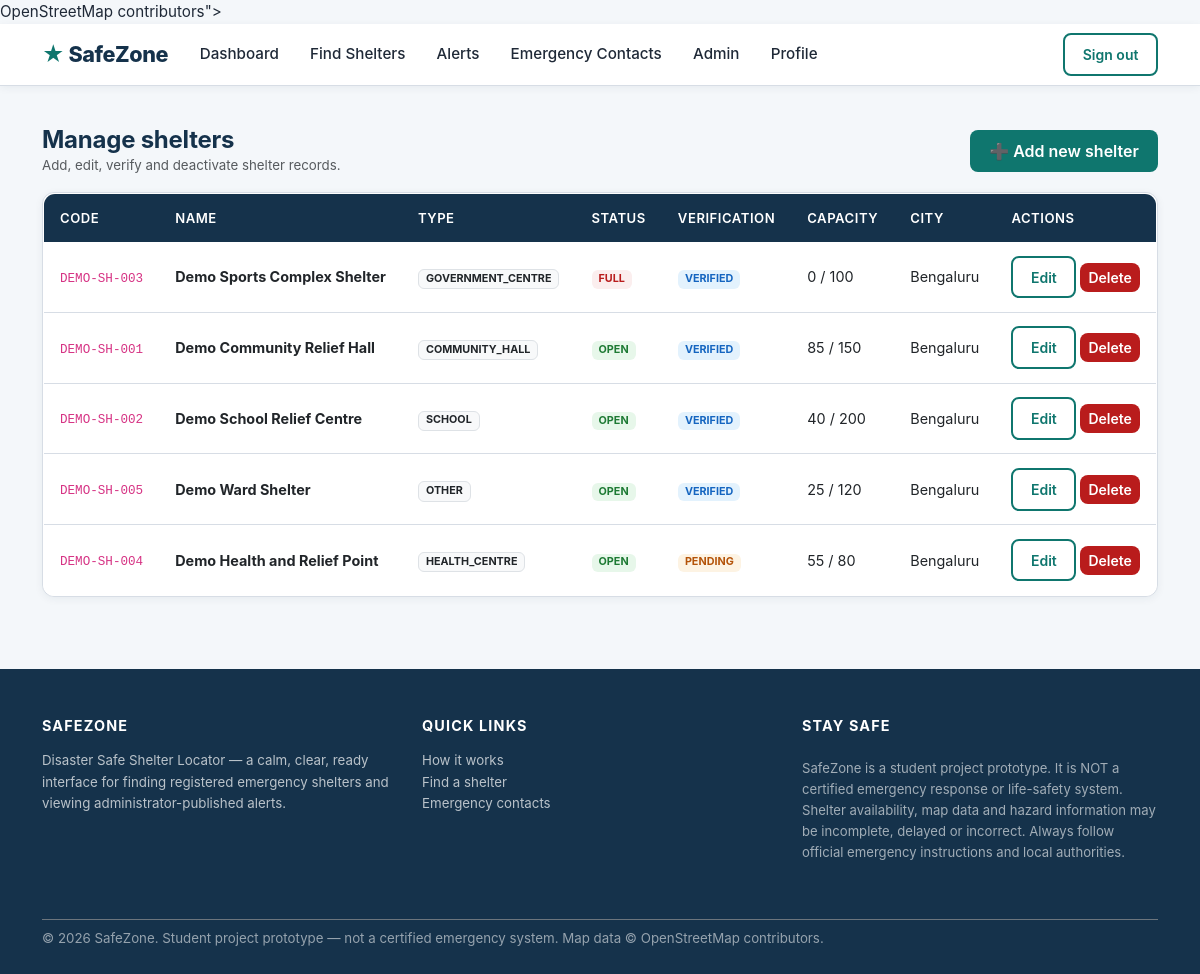
Page /admin/manage-shelters (signed in) on the committed database.
### tables this page shows
CREATE TABLE shelters (
    shelter_id INTEGER PRIMARY KEY AUTOINCREMENT,
    shelter_code VARCHAR(30) NOT NULL UNIQUE,
    name VARCHAR(160) NOT NULL,
    description TEXT NULL,
    address VARCHAR(255) NOT NULL,
    city VARCHAR(100) NOT NULL,
    state VARCHAR(100) NOT NULL,
    postal_code VARCHAR(15) NULL,
    latitude REAL NOT NULL,
    longitude REAL NOT NULL,
    shelter_type TEXT NOT NULL DEFAULT 'OTHER' CHECK (shelter_type IN ('COMMUNITY_HALL','SCHOOL','GOVERNMENT_CENTRE','HEALTH_CENTRE','OTHER')),
    total_capacity INTEGER UNSIGNED NOT NULL DEFAULT 0,
    available_capacity INTEGER UNSIGNED NOT NULL DEFAULT 0,
    status TEXT NOT NULL DEFAULT 'OPEN' CHECK (status IN ('OPEN','FULL','CLOSED')),
    verification_status TEXT NOT NULL DEFAULT 'PENDING' CHECK (verification_status IN ('PENDING','VERIFIED','REJECTED')),
    contact_name VARCHAR(120) NULL,
    contact_phone VARCHAR(25) NULL,
    has_food INTEGER NOT NULL DEFAULT 0,
    has_drinking_water INTEGER NOT NULL DEFAULT 0,
    has_medical_support INTEGER NOT NULL DEFAULT 0,
    has_accessibility INTEGER NOT NULL DEFAULT 0,
    last_verified_at DATETIME NULL,
    created_by BIGINT NULL,
    created_at TIMESTAMP NOT NULL DEFAULT CURRENT_TIMESTAMP,
    updated_at TIMESTAMP NOT NULL DEFAULT CURRENT_TIMESTAMP,
    CONSTRAINT fk_shelters_created_by FOREIGN KEY (created_by) REFERENCES users(user_id) ON DELETE SET NULL,
    CONSTRAINT chk_shelter_capacity CHECK (available_capacity <= total_capacity)
);

### safezone/routes/admin.py (the view)
@admin_bp.route("/manage-shelters")
@login_required
def manage_shelters():
    if not _admin_required():
        return redirect(url_for("user.dashboard"))
    shelters = list_all_shelters()
    return render_template("manage_shelters.html", shelters=shelters)

### safezone/database/connection.py (called while the page is built)
def get_db_path():
    db_url = Config.DATABASE_URL
    if db_url.startswith("sqlite:///"):
        return db_url[len("sqlite:///"):]
    return None

def get_connection():
    db_path = get_db_path()
    conn = sqlite3.connect(db_path)
    conn.row_factory = sqlite3.Row
    conn.execute("PRAGMA foreign_keys = ON")
    return conn

@contextmanager
def db_transaction():
    conn = get_connection()
    try:
        yield conn
        conn.commit()
    except Exception:
        conn.rollback()
        raise
    finally:
        conn.close()

def query_one(sql, params=()):
    with db_transaction() as conn:
        cur = conn.execute(sql, params)
        return cur.fetchone()

def query_all(sql, params=()):
    with db_transaction() as conn:
        cur = conn.execute(sql, params)
        return cur.fetchall()

### safezone/routes/admin.py (called while the page is built)
def _admin_required():
    if not current_user.is_authenticated or current_user.role != "ADMIN":
        flash("Administrator access required.", "danger")
        return False
    return True

### safezone/routes/auth.py (called while the page is built)
def get_user_by_id(user_id):
    from safezone.database.connection import query_one
    return query_one("SELECT * FROM users WHERE user_id = ?", (user_id,))

    @property
    def is_admin(self):
        return self.role == "ADMIN"

### safezone/services/shelter.py (called while the page is built)
def list_all_shelters(limit=200):
    rows = query_all(
        """
        SELECT * FROM shelters
        ORDER BY verification_status DESC, status, name
        LIMIT ?
        """,
        (limit,),
    )
    return [dict(r) for r in rows]

### templates/manage_shelters.html (shortened to what this page needs)
{% extends "base.html" %}
{% block content %}
<section class="section-sm">
  <div class="container">
    <div class="d-flex justify-content-between align-items-center flex-wrap gap-2 mb-3">
      <div>
        <h2 class="mb-0">Manage shelters</h2>
        <p class="text-muted small mb-0">Add, edit, verify and deactivate shelter records.</p>
      </div>
      <a class="btn btn-sz" href="{{ url_for('admin.add_shelter') }}">&#x2795; Add new shelter</a>
    </div>
    <div class="card card-sz">
      <div class="card-body p-0">
        <div class="table-responsive">
          <table class="table-sz mb-0">
            <thead>
              <tr>
                <th>Code</th><th>Name</th><th>Type</th><th>Status</th><th>Verification</th><th>Capacity</th><th>City</th><th>Actions</th>
              </tr>
            </thead>
            <tbody>
              {% for s in shelters %}
                <tr>
                  <td><code class="small">{{ s.shelter_code }}</code></td>
                  <td><strong>{{ s.name }}</strong></td>
                  <td><span class="badge bg-light text-dark border">{{ s.shelter_type }}</span></td>
                  <td><span class="badge badge-{{ 'open' if s.status=='OPEN' else 'full' if s.status=='FULL' else 'closed' }}">{{ s.status }}</span></td>
                  <td><span class="badge badge-{{ 'verified' if s.verification_status=='VERIFIED' else 'pending' if s.verification_status=='PENDING' else 'rejected' }}">{{ s.verification_status }}</span></td>
                  <td>{{ s.available_capacity }} / {{ s.total_capacity }}</td>
                  <td>{{ s.city }}</td>
                  <td>
                    <a class="btn btn-sm btn-outline-sz" href="{{ url_for('admin.edit_shelter', shelter_id=s.shelter_id) }}">Edit</a>
                    <form method="POST" action="{{ url_for('admin.delete_shelter_route', shelter_id=s.shelter_id) }}" style="display:inline;" onsubmit="return confirm('Delete this shelter record?')">
                      <button class="btn btn-sm btn-danger-sz">Delete</button>
                    </form>
                  </td>
                </tr>
              {% else %}
                <tr><td colspan="8" class="text-center text-muted p-3">No shelters found.</td></tr>
              {% endfor %}
            </tbody>
          </table>
        </div>
      </div>
    </div>
  </div>
</section>
{% endblock %}

### static/css/style.css (style rules this page uses)
:root { --sz-navy: #15324B; --sz-navy-dark: #0f2436; --sz-teal: #0F766E; --sz-teal-dark: #0b5f56; --sz-pale-teal: #EAF4F4; --sz-bg: #F4F7FA; --sz-amber: #B45309; --sz-amber-bg: #fdf3e3; --sz-red: #B91C1C; --sz-red-bg: #fbeeee; --sz-text: #1f2937; --sz-text-muted: #6b7280; --sz-border: #d7dde5; --sz-shadow: 0 6px 18px rgba(21, 50, 75, 0.08); --sz-shadow-sm: 0 2px 8px rgba(21, 50, 75, 0.06); --sz-radius: 12px; --sz-font: "Inter", -apple-system, BlinkMacSystemFont, "Segoe UI", Roboto, "Helvetica Neue", Arial, sans-serif; }
* { box-sizing: border-box; }
html { scroll-behavior: smooth; }
body { background: var(--sz-bg); color: var(--sz-text); font-family: var(--sz-font); font-size: 0.95rem; line-height: 1.6; margin: 0; }
h1, h2, h3, h4, h5, h6 { color: var(--sz-navy); font-weight: 700; letter-spacing: -0.01em; }
h2 { font-size: 1.5rem; }
a { color: var(--sz-teal); text-decoration: none; }
.btn-sz { background: var(--sz-teal); border: none; color: #fff; font-weight: 600; border-radius: 8px; padding: 0.55rem 1.2rem; transition: transform 0.15s, box-shadow 0.15s, background 0.15s; }
.btn-outline-sz { color: var(--sz-teal); border: 2px solid var(--sz-teal); background: transparent; font-weight: 600; border-radius: 8px; padding: 0.55rem 1.1rem; }
.btn-danger-sz { background: var(--sz-red); border: none; color: #fff; font-weight: 600; border-radius: 8px; }
.badge-open { background: #e7f7ea; color: #1e7a34; }
.badge-full { background: #fbeeee; color: var(--sz-red); }
.badge-verified { background: #e3f2fd; color: #1565c0; }
.badge-pending { background: var(--sz-amber-bg); color: var(--sz-amber); }
.card-sz { background: #fff; border: 1px solid var(--sz-border); border-radius: var(--sz-radius); box-shadow: var(--sz-shadow-sm); transition: transform 0.15s, box-shadow 0.15s; }
.card-sz > .card-body { padding: 1.1rem 1.2rem; }
.section-sm { padding: 2.5rem 1rem; }
.table-sz { width: 100%; border-collapse: collapse; background: #fff; border-radius: var(--sz-radius); overflow: hidden; border: 1px solid var(--sz-border); }
.table-sz th { background: var(--sz-navy); color: #fff; font-weight: 600; font-size: 0.82rem; text-transform: uppercase; letter-spacing: 0.04em; padding: 0.85rem 1rem; text-align: left; }
.table-sz td { padding: 0.85rem 1rem; border-bottom: 1px solid var(--sz-border); font-size: 0.9rem; }
.table-sz tr:last-child td { border-bottom: none; }

### rows in the picture
shelters: shelter_code "DEMO-SH-003", name "Demo Sports Complex Shelter", shelter_type "GOVERNMENT_CENTRE", status "FULL", verification_status "VERIFIED", available_capacity "0", total_capacity "100", city "Bengaluru"
shelters: shelter_code "DEMO-SH-001", name "Demo Community Relief Hall", shelter_type "COMMUNITY_HALL", status "OPEN", verification_status "VERIFIED", available_capacity "85", total_capacity "150", city "Bengaluru"
shelters: shelter_code "DEMO-SH-002", name "Demo School Relief Centre", shelter_type "SCHOOL", status "OPEN", verification_status "VERIFIED", available_capacity "40", total_capacity "200", city "Bengaluru"
shelters: shelter_code "DEMO-SH-005", name "Demo Ward Shelter", shelter_type "OTHER", status "OPEN", verification_status "VERIFIED", available_capacity "25", total_capacity "120", city "Bengaluru"
shelters: shelter_code "DEMO-SH-004", name "Demo Health and Relief Point", shelter_type "HEALTH_CENTRE", status "OPEN", verification_status "PENDING", available_capacity "55", total_capacity "80", city "Bengaluru"
